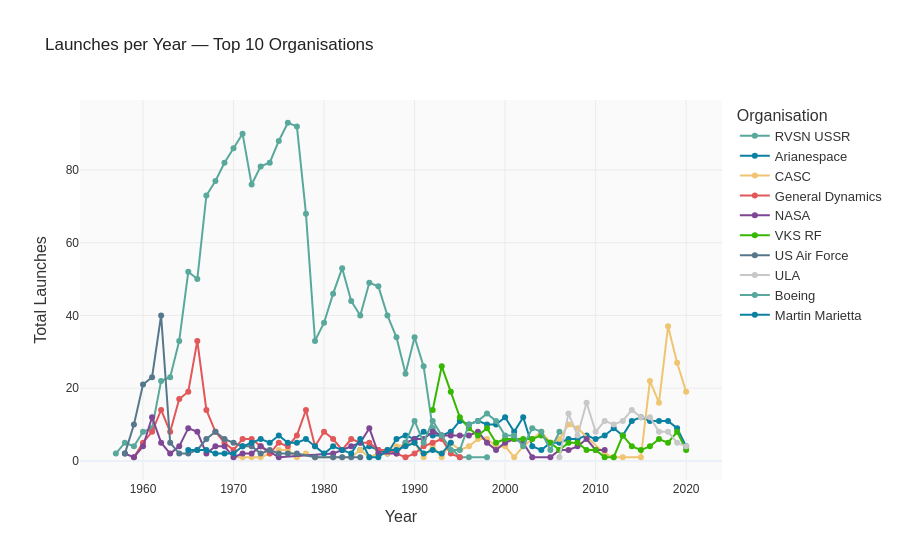

This figure's notebook cell:
### Markdown cell above
# Chart the Number of Launches over Time by the Top 10 Organisations. 

How has the dominance of launches changed over time between the different players?

### Code cell
import pandas as pd
import plotly.express as px

def get_top10_org_launches_by_year(df):
    """
    Returns yearly launch counts for the 10 organisations with the most
    total launches across the entire dataset. Only those 10 orgs are
    included; everyone else is excluded from the result.
    """
    df = df.copy()
    df['Date'] = pd.to_datetime(df['Date'], errors='coerce')
    df = df.dropna(subset=['Date'])
    df['Year'] = df['Date'].dt.year

    top10_orgs = (
        df['Organisation']
        .value_counts()
        .head(10)
        .index
    )

    filtered = df[df['Organisation'].isin(top10_orgs)]

    launches_by_year_org = (
        filtered.groupby(['Year', 'Organisation'])
        .size()
        .reset_index(name='Total_Launches')
        .sort_values('Year')
    )

    return launches_by_year_org, list(top10_orgs)

launches_by_year_org, top10_orgs = get_top10_org_launches_by_year(df_data)
print(top10_orgs)
print(launches_by_year_org)

fig = px.line(
    launches_by_year_org,
    x='Year',
    y='Total_Launches',
    color='Organisation',
    category_orders={'Organisation': top10_orgs},  # legend order = rank order
    title='Launches per Year — Top 10 Organisations',
    labels={'Total_Launches': 'Total Launches', 'Year': 'Year'},
    markers=True,
)
fig.update_layout(yaxis_tickformat=',')
fig.show()

### Figure 1 — Plotly figure (JSON) as saved in the notebook; plotly's stock layout.template omitted (floating-point values rounded to 4 significant figures)
{"data": [{"hovertemplate": "Organisation=RVSN USSR<br>Year=%{x}<br>Total Launches=%{y}<extra></extra>", "legendgroup": "RVSN USSR", "line": {"color": "#59a89c", "dash": "solid"}, "marker": {"symbol": "circle"}, "mode": "lines+markers", "name": "RVSN USSR", "orientation": "v", "showlegend": true, "type": "scatter", "x": [1957, 1958, 1959, 1960, 1961, 1962, 1963, 1964, 1965, 1966, 1967, 1968, 1969, 1970, 1971, 1972, 1973, 1974, 1975, 1976, 1977, 1978, 1979, 1980, 1981, 1982, 1983, 1984, 1985, 1986, 1987, 1988, 1989, 1990, 1991, 1992, 1995, 1996, 1998], "xaxis": "x", "y": [2, 5, 4, 8, 9, 22, 23, 33, 52, 50, 73, 77, 82, 86, 90, 76, 81, 82, 88, 93, 92, 68, 33, 38, 46, 53, 44, 40, 49, 48, 40, 34, 24, 34, 26, 9, 1, 1, 1], "yaxis": "y"}, {"hovertemplate": "Organisation=Arianespace<br>Year=%{x}<br>Total Launches=%{y}<extra></extra>", "legendgroup": "Arianespace", "line": {"color": "#0b81a2", "dash": "solid"}, "marker": {"symbol": "circle"}, "mode": "lines+markers", "name": "Arianespace", "orientation": "v", "showlegend": true, "type": "scatter", "x": [1984, 1985, 1986, 1987, 1988, 1989, 1990, 1991, 1992, 1993, 1994, 1995, 1996, 1997, 1998, 1999, 2000, 2001, 2002, 2003, 2004, 2005, 2006, 2007, 2008, 2009, 2010, 2011, 2012, 2013, 2014, 2015, 2016, 2017, 2018, 2019, 2020], "xaxis": "x", "y": [3, 4, 3, 2, 6, 7, 6, 8, 7, 7, 8, 11, 10, 11, 10, 10, 12, 8, 12, 4, 3, 5, 5, 6, 6, 7, 6, 7, 9, 7, 11, 12, 11, 11, 11, 9, 4], "yaxis": "y"}, {"hovertemplate": "Organisation=CASC<br>Year=%{x}<br>Total Launches=%{y}<extra></extra>", "legendgroup": "CASC", "line": {"color": "#f0c571", "dash": "solid"}, "marker": {"symbol": "circle"}, "mode": "lines+markers", "name": "CASC", "orientation": "v", "showlegend": true, "type": "scatter", "x": [1970, 1971, 1972, 1973, 1974, 1975, 1976, 1977, 1978, 1979, 1981, 1982, 1983, 1984, 1985, 1986, 1987, 1988, 1990, 1991, 1992, 1993, 1994, 1995, 1996, 1997, 1998, 1999, 2000, 2001, 2002, 2003, 2004, 2005, 2006, 2007, 2008, 2011, 2012, 2013, 2015, 2016, 2017, 2018, 2019, 2020], "xaxis": "x", "y": [1, 1, 1, 1, 2, 3, 3, 1, 2, 1, 1, 1, 1, 3, 1, 2, 2, 4, 5, 1, 4, 1, 5, 3, 4, 6, 6, 4, 4, 1, 4, 6, 8, 5, 6, 10, 9, 2, 1, 1, 1, 22, 16, 37, 27, 19], "yaxis": "y"}, {"hovertemplate": "Organisation=General Dynamics<br>Year=%{x}<br>Total Launches=%{y}<extra></extra>", "legendgroup": "General Dynamics", "line": {"color": "#e25759", "dash": "solid"}, "marker": {"symbol": "circle"}, "mode": "lines+markers", "name": "General Dynamics", "orientation": "v", "showlegend": true, "type": "scatter", "x": [1959, 1960, 1961, 1962, 1963, 1964, 1965, 1966, 1967, 1968, 1969, 1970, 1971, 1972, 1973, 1974, 1975, 1976, 1977, 1978, 1979, 1980, 1981, 1982, 1983, 1984, 1985, 1986, 1987, 1988, 1989, 1990, 1991, 1992, 1993, 1994, 1995], "xaxis": "x", "y": [1, 5, 8, 14, 8, 17, 19, 33, 14, 8, 5, 3, 6, 6, 4, 2, 5, 4, 7, 14, 4, 8, 6, 3, 6, 5, 5, 3, 3, 2, 1, 2, 4, 5, 6, 2, 1], "yaxis": "y"}, {"hovertemplate": "Organisation=NASA<br>Year=%{x}<br>Total Launches=%{y}<extra></extra>", "legendgroup": "NASA", "line": {"color": "#7e4794", "dash": "solid"}, "marker": {"symbol": "circle"}, "mode": "lines+markers", "name": "NASA", "orientation": "v", "showlegend": true, "type": "scatter", "x": [1958, 1959, 1960, 1961, 1962, 1963, 1964, 1965, 1966, 1967, 1968, 1969, 1970, 1971, 1972, 1973, 1975, 1981, 1982, 1983, 1984, 1985, 1986, 1988, 1989, 1990, 1991, 1992, 1993, 1994, 1995, 1996, 1997, 1998, 1999, 2000, 2001, 2002, 2003, 2005, 2006, 2007, 2008, 2009, 2010, 2011], "xaxis": "x", "y": [2, 1, 4, 12, 5, 2, 4, 9, 8, 2, 4, 4, 1, 2, 2, 4, 1, 2, 3, 4, 5, 9, 2, 2, 5, 6, 6, 8, 7, 7, 7, 7, 8, 5, 3, 5, 6, 5, 1, 1, 3, 3, 4, 6, 3, 3], "yaxis": "y"}, {"hovertemplate": "Organisation=VKS RF<br>Year=%{x}<br>Total Launches=%{y}<extra></extra>", "legendgroup": "VKS RF", "line": {"color": "#36b700", "dash": "solid"}, "marker": {"symbol": "circle"}, "mode": "lines+markers", "name": "VKS RF", "orientation": "v", "showlegend": true, "type": "scatter", "x": [1992, 1993, 1994, 1995, 1996, 1997, 1998, 1999, 2000, 2001, 2002, 2003, 2004, 2005, 2006, 2007, 2008, 2009, 2010, 2011, 2012, 2013, 2014, 2015, 2016, 2017, 2018, 2019, 2020], "xaxis": "x", "y": [14, 26, 19, 12, 9, 7, 9, 5, 6, 6, 6, 6, 7, 5, 3, 5, 5, 3, 3, 1, 1, 7, 4, 3, 4, 6, 5, 8, 3], "yaxis": "y"}, {"hovertemplate": "Organisation=US Air Force<br>Year=%{x}<br>Total Launches=%{y}<extra></extra>", "legendgroup": "US Air Force", "line": {"color": "#57778d", "dash": "solid"}, "marker": {"symbol": "circle"}, "mode": "lines+markers", "name": "US Air Force", "orientation": "v", "showlegend": true, "type": "scatter", "x": [1958, 1959, 1960, 1961, 1962, 1963, 1964, 1965, 1966, 1967, 1968, 1969, 1970, 1971, 1972, 1973, 1974, 1975, 1976, 1977, 1979, 1981, 1982, 1983, 1984], "xaxis": "x", "y": [2, 10, 21, 23, 40, 5, 2, 2, 3, 6, 8, 6, 5, 4, 4, 2, 3, 2, 2, 2, 1, 1, 1, 1, 1], "yaxis": "y"}, {"hovertemplate": "Organisation=ULA<br>Year=%{x}<br>Total Launches=%{y}<extra></extra>", "legendgroup": "ULA", "line": {"color": "#c8c8c8", "dash": "solid"}, "marker": {"symbol": "circle"}, "mode": "lines+markers", "name": "ULA", "orientation": "v", "showlegend": true, "type": "scatter", "x": [2006, 2007, 2008, 2009, 2010, 2011, 2012, 2013, 2014, 2015, 2016, 2017, 2018, 2019, 2020], "xaxis": "x", "y": [1, 13, 7, 16, 8, 11, 10, 11, 14, 12, 12, 8, 8, 5, 4], "yaxis": "y"}, {"hovertemplate": "Organisation=Boeing<br>Year=%{x}<br>Total Launches=%{y}<extra></extra>", "legendgroup": "Boeing", "line": {"color": "#59a89c", "dash": "solid"}, "marker": {"symbol": "circle"}, "mode": "lines+markers", "name": "Boeing", "orientation": "v", "showlegend": true, "type": "scatter", "x": [1989, 1990, 1991, 1992, 1993, 1994, 1995, 1996, 1997, 1998, 1999, 2000, 2001, 2002, 2003, 2004, 2005, 2006], "xaxis": "x", "y": [5, 11, 5, 11, 7, 3, 3, 10, 11, 13, 11, 7, 7, 4, 9, 8, 3, 8], "yaxis": "y"}, {"hovertemplate": "Organisation=Martin Marietta<br>Year=%{x}<br>Total Launches=%{y}<extra></extra>", "legendgroup": "Martin Marietta", "line": {"color": "#0b81a2", "dash": "solid"}, "marker": {"symbol": "circle"}, "mode": "lines+markers", "name": "Martin Marietta", "orientation": "v", "showlegend": true, "type": "scatter", "x": [1965, 1966, 1967, 1968, 1969, 1970, 1971, 1972, 1973, 1974, 1975, 1976, 1977, 1978, 1979, 1980, 1981, 1982, 1983, 1984, 1985, 1986, 1987, 1988, 1989, 1990, 1991, 1992, 1993, 1994], "xaxis": "x", "y": [3, 3, 3, 2, 2, 2, 4, 5, 6, 5, 7, 5, 5, 6, 4, 2, 4, 3, 2, 6, 1, 1, 3, 3, 4, 5, 2, 3, 2, 5], "yaxis": "y"}], "layout": {"legend": {"title": {"text": "Organisation"}, "tracegroupgap": 0}, "title": {"text": "Launches per Year — Top 10 Organisations"}, "xaxis": {"anchor": "y", "domain": [0, 1], "title": {"text": "Year"}}, "yaxis": {"anchor": "x", "domain": [0, 1], "tickformat": ",", "title": {"text": "Total Launches"}}}}
